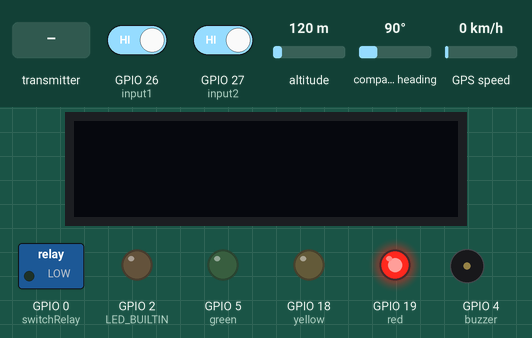
This sketch was run on a simulated ESP32. On the bench: 128×32 one-colour display, switched loads named in the sketch (green lamp = pin HIGH), output pins drawn as LEDs (lit = HIGH), buzzer (waves = sounding, pin HIGH). The inputs (shaded band) are chosen by the test bench; at power-on: GPIO 26 (input1) HIGH, GPIO 27 (input2) HIGH, altitude 120 m, compass heading 90°, GPS speed 0 km/h. The GPS gets a fix after 3 s at 37.7749, -122.4194 with 8 satellites; what the sketch prints to the serial monitor is not drawn.

Above: at 1.2 s.
1.3 s: GPIO 26 (input1) driven LOW
At 2.8 s:
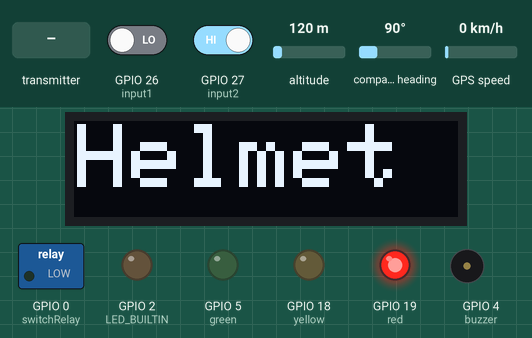
At 4.3 s:
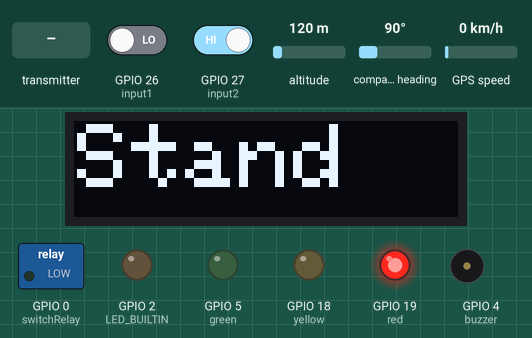
5.4 s: GPIO 27 (input2) driven LOW
At 7.1 s:
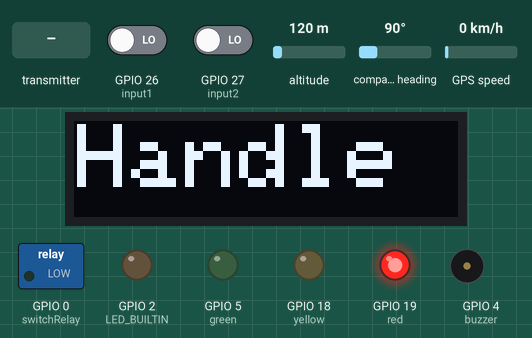
9.5 s: the transmitter starts sending id = 0
15.6 s: the transmitter starts sending IR = 0
Timing chart, 0 to 18.6 s (numbered marks = the images above; inputs shaded):
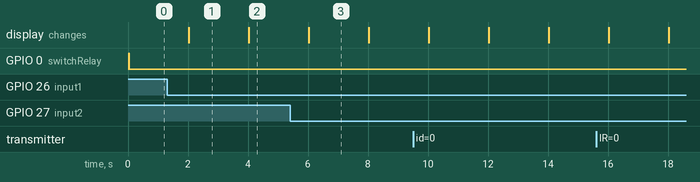

Measured:
- after the input at 1.3 s, the display: first differs from a run without the input after 2.7 s (image 2)
- after the input at 5.4 s, the display: changes after 0.62 s (image 3)
- what the display in image 1 shows lasts 2.0 s, from 2.0 s to 4.0 s

The sketch:

Main_Kit.ino
```cpp
#include <esp_now.h>
#include <WiFi.h>
#include <Adafruit_GFX.h>
#include <Adafruit_SSD1306.h>
#include <Adafruit_GFX.h>
#include <Adafruit_SSD1306.h>
#include <SPI.h>
#include <Wire.h>

#define SCREEN_WIDTH 128 // OLED display width, in pixels
#define SCREEN_HEIGHT 32 // OLED display height, in pixels

// Declaration for an SSD1306 display connected to I2C (SDA, SCL pins)


#include <HardwareSerial.h>
#include <TinyGPS++.h>
#define RXD2 16
#define TXD2 17
TinyGPSPlus gps;
double bike_speed;


#define input1 26
#define input2 27


#define red 19
#define yellow 18
#define green 5
#define buzzer 4
#define switchRelay 0


#define LED_BUILTIN 2

int helmet = 0;
int stand = 0;
int wheel = 0;
bool handleflag = 0;
bool motion = 0;
// Timers for Helmet and wheel
unsigned long helmetPreviousTime = 0;

unsigned long wheelPreviousTime = 0;

// Structure example to receive data
// Must match the sender structure
typedef struct struct_message {
  int id;
  int IR;
}struct_message;

// Create a struct_message called myData
struct_message myData;

// Create a structure to hold the readings from each board
struct_message board1;
struct_message board2;
struct_message board3;
Adafruit_SSD1306 display(SCREEN_WIDTH, SCREEN_HEIGHT, &Wire, -1);

// Create an array with all the structures
struct_message boardsStruct[3]= {board1, board2, board3};

// callback function that will be executed when data is received
void OnDataRecv(const uint8_t * mac_addr, const uint8_t *incomingData, int len) {
  char macStr[18];
  Serial.print("Packet received from: ");
  snprintf(macStr, sizeof(macStr), "%02x:%02x:%02x:%02x:%02x:%02x",
           mac_addr[0], mac_addr[1], mac_addr[2], mac_addr[3], mac_addr[4], mac_addr[5]);
  Serial.println(macStr);
  memcpy(&myData, incomingData, sizeof(myData));
  digitalWrite(LED_BUILTIN,HIGH);

  Serial.printf("Board ID %u: %u bytes\n", myData.id, len);
  // Update the structures with the new incoming data


  boardsStruct[myData.id-1].IR = myData.IR;
  //helmet
  if(myData.id == 1){
    helmetPreviousTime = millis()/1000;
  }
  if(myData.id == 3){
    wheelPreviousTime = millis()/1000;
  }


  Serial.printf("IR value: %d \n", boardsStruct[myData.id-1].IR);
  Serial.println();
  digitalWrite(LED_BUILTIN,LOW);
}


void O_Print(String p , int row , int column){
  display.clearDisplay();
  display.setTextSize(3);
  display.setTextColor(WHITE);
  display.setCursor(row, column);
  // Display static text
  display.println(p);
  display.display();
}


void setup() {
  //Initialize Serial Monitor

  display.begin(SSD1306_SWITCHCAPVCC, 0x3C);
  display.clearDisplay();

  Serial1.begin(9600, SERIAL_8N1, RXD2, TXD2); //gps baud


  Serial.begin(115200);
  pinMode(red, OUTPUT);
  pinMode(yellow, OUTPUT);
  pinMode(green, OUTPUT);
  pinMode(buzzer, OUTPUT);
  pinMode(switchRelay, OUTPUT);

  digitalWrite(red, HIGH);
  digitalWrite(yellow, LOW);
  digitalWrite(green, LOW);
  digitalWrite(buzzer, LOW);
  digitalWrite(switchRelay, HIGH);

  pinMode(input1,INPUT);
  pinMode(input2,INPUT);

  pinMode(LED_BUILTIN,OUTPUT);

  boardsStruct[0].id = 1;
  boardsStruct[1].id = 2;
  boardsStruct[2].id = 3;
  boardsStruct[2].IR = 1;
  boardsStruct[0].IR = 0;
  //Set device as a Wi-Fi Station
  WiFi.mode(WIFI_STA);

  //Init ESP-NOW
  if (esp_now_init() != ESP_OK) {
    Serial.println("Error initializing ESP-NOW");
    return;
  }

  // Once ESPNow is successfully Init, we will register for recv CB to
  // get recv packe r info
  esp_now_register_recv_cb(OnDataRecv);
}


unsigned long previoustime = 0;
unsigned long currenttime = 0;
unsigned long currentTime = 0;

unsigned long oledprevioustime = 0;
unsigned long oledcurrenttime = 0;
int timerarray[4] = {1,1,1,1};
String printstring[4] = {"Helmet","Stand","Wheel","Handle"};
int timerindex = 0;
bool isCaution = 0;

void loop() {
  //Code for checking if signal was received inside allowed time window


  currentTime = millis()/1000;
  if(currentTime-helmetPreviousTime > 6){
    boardsStruct[0].IR = 0;
  }


  //Remanining Code below
  helmet = boardsStruct[0].IR;
  stand = digitalRead(input1);
  //stand = boardsStruct[1].flag;
  wheel = 0;
  //wheel = 0;

  handleflag = digitalRead(input2);


  bool recebido = false;
  while (Serial1.available()) {
     char cIn = Serial1.read();
     recebido = gps.encode(cIn);
  }
   if (gps.location.isUpdated() && gps.altitude.isUpdated())
  {
    Serial.print("SPEED= ");  Serial.println(gps.speed.kmph(), 6);
    }
  bike_speed = gps.speed.kmph();
  Serial.print("SPEED= ");  Serial.println(gps.speed.kmph(), 6);
  Serial.print(gps.location.lat(), 6);
  motion = bike_speed>20;

  //Logic for red light and switch relay

  if(helmet == 0 || stand == 0 || wheel == 1){

      //IR = LOW = ok , High = ERROR ,stand =0 = error
    digitalWrite(red,HIGH);
    digitalWrite(switchRelay,LOW);
  }else{
    digitalWrite(red,LOW);
    digitalWrite(switchRelay,HIGH);
  }


  //logic for green light

  if(helmet == 1 && stand == 1 && wheel==0 && handleflag == 1){             // if all crucial things are present  All IR = 0  // and handle is also ok = 1
    digitalWrite(green,HIGH);
  }else{
    digitalWrite(green,LOW);
  }


  //logic for yellow light and buzzer
  if(helmet == 1 && stand == 1 && wheel==0 && handleflag == 0){
    digitalWrite(yellow,HIGH);
      if(motion){
         currenttime = millis()/1000;
         digitalWrite(buzzer,HIGH);
         previoustime = currenttime;
      }else{
        currenttime = millis()/1000;

        if(currenttime-previoustime > 3){
          digitalWrite(buzzer,LOW);
        }
      }

  }else{
    digitalWrite(yellow,LOW);
    currenttime = millis()/1000;
        if(currenttime-previoustime > 3){
          digitalWrite(buzzer,LOW);
        }
  }

// setting flaGS
 if(helmet == 0){
     timerarray[0] = 1;
  }else{
    timerarray[0] = 0;
  }

  if(stand == 0){
     timerarray[1] = 1;
  }else{
    timerarray[1] = 0;
  }


  if(wheel == 1){
     timerarray[2] = 1;
  }else{
    timerarray[2] = 0;
  }


  if(handleflag == 0){
     timerarray[3] = 1;
  }else{
    timerarray[3] = 0;
  }

  if(helmet == 0 || stand == 0 || wheel == 1 || handleflag ==0){
    isCaution = 1;
  }else{
    isCaution = 0;
  }


  // Logic for Printing Strings on the Oled Display @Author : Muhammad Abdullah

oledcurrenttime = millis()/1000;


if(isCaution && oledcurrenttime-oledprevioustime >1){
    Serial.println("In Condition");
    Serial.print("Timer Index is: ");
    Serial.println(timerindex);
  for(int i=0;i<4;i++){
    Serial.println("i is:");
    Serial.println(timerarray[i]);
    Serial.println(timerarray[timerindex]);
     if( timerarray[timerindex] == 1){

       oledcurrenttime = millis()/1000;
       Serial.println(printstring[timerindex]);
       O_Print(printstring[timerindex],1,1);
       oledprevioustime = currenttime;
       if(timerindex == 3){
         timerindex = 0;
         Serial.println("Setting");
       }else{
           Serial.println("Incrementing");
           timerindex++;
        }
        break;
      }
      if(timerarray[timerindex] == 0){
        if(timerindex == 3){
         timerindex = 0;
         Serial.println("Setting");
       }else{
           Serial.println("Incrementing");
           timerindex++;
        }
      }

  }
}


// if all Ok

if(isCaution == 0) {
  O_Print("All Ok",1,1);
 }

}
```
